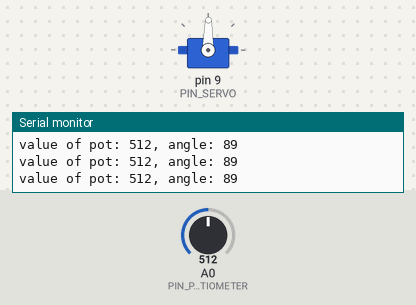
This sketch was run on a simulated Arduino Uno, built with avr-gcc and run on an emulated ATmega328P. Parts: servo, the last lines printed to the serial monitor. The test bench sets the inputs (shaded band); at power-on: A0 (PIN_POTENTIOMETER) = 512.

Above: at 1.2 s.
1.3 s: A0 (PIN_POTENTIOMETER) set to 109
At 1.9 s:
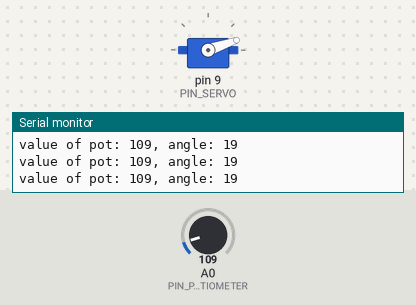
2.8 s: A0 (PIN_POTENTIOMETER) set to 95
At 4.1 s:
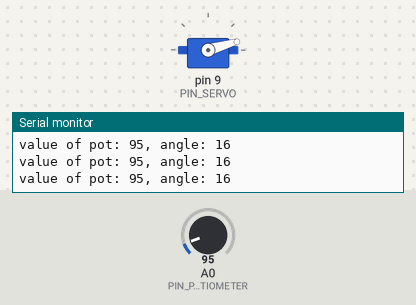
5.8 s: A0 (PIN_POTENTIOMETER) set to 122
At 7.0 s:
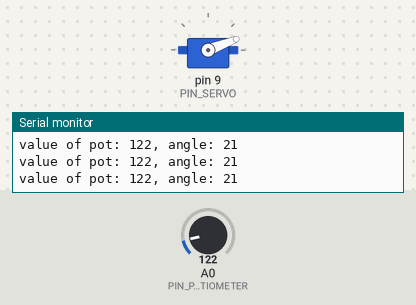
7.3 s: A0 (PIN_POTENTIOMETER) set to 556
At 8.1 s:
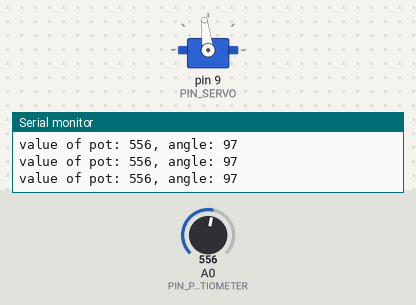
10.3 s: A0 (PIN_POTENTIOMETER) set to 584
At 11.5 s:
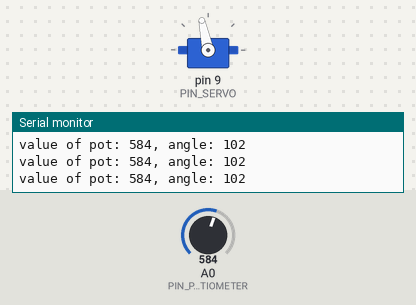
11.8 s: A0 (PIN_POTENTIOMETER) set to 992
At 13.0 s:
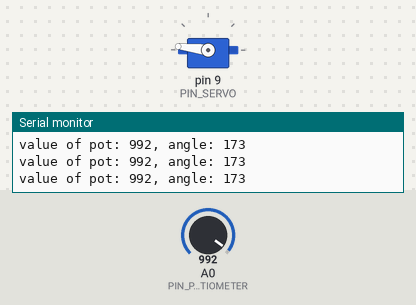
13.3 s: A0 (PIN_POTENTIOMETER) set to 1015
Timing chart, 0 to 16.3 s (numbered marks = the images above; inputs shaded):
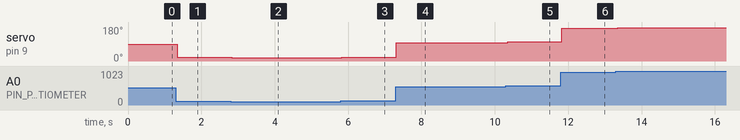

Measured:
- after the input at 1.3 s, servo on pin 9 (PIN_SERVO): 89° → 19° at once
- after the input at 2.8 s, servo on pin 9 (PIN_SERVO): 19° → 16° at once
- after the input at 5.8 s, servo on pin 9 (PIN_SERVO): 16° → 21° at once
- after the input at 7.3 s, servo on pin 9 (PIN_SERVO): 21° → 97° at once
- after the input at 10.3 s, servo on pin 9 (PIN_SERVO): 97° → 102° after 0.05 s
- after the input at 11.8 s, servo on pin 9 (PIN_SERVO): 102° → 173° at once
- after the input at 13.3 s, servo on pin 9 (PIN_SERVO): 173° → 177° at once

The sketch:

05-mood-clue.ino
```cpp
#include <Servo.h>

const int PIN_POTENTIOMETER = A0;
const int PIN_SERVO = 9;

Servo servo;
int valuePotentiometer;
int angle;

void setup() {
  servo.attach(PIN_SERVO);

  Serial.begin(9600);
}

void loop() {
  valuePotentiometer = analogRead(PIN_POTENTIOMETER);

  Serial.print("value of pot: ");
  Serial.print(valuePotentiometer);

  angle = map(valuePotentiometer, 0, 1023, 0, 179);

  Serial.print(", angle: ");
  Serial.println(angle);

  servo.write(angle);

  delay(15);
}

// vim: sw=2:ts=2:sts=2
```
